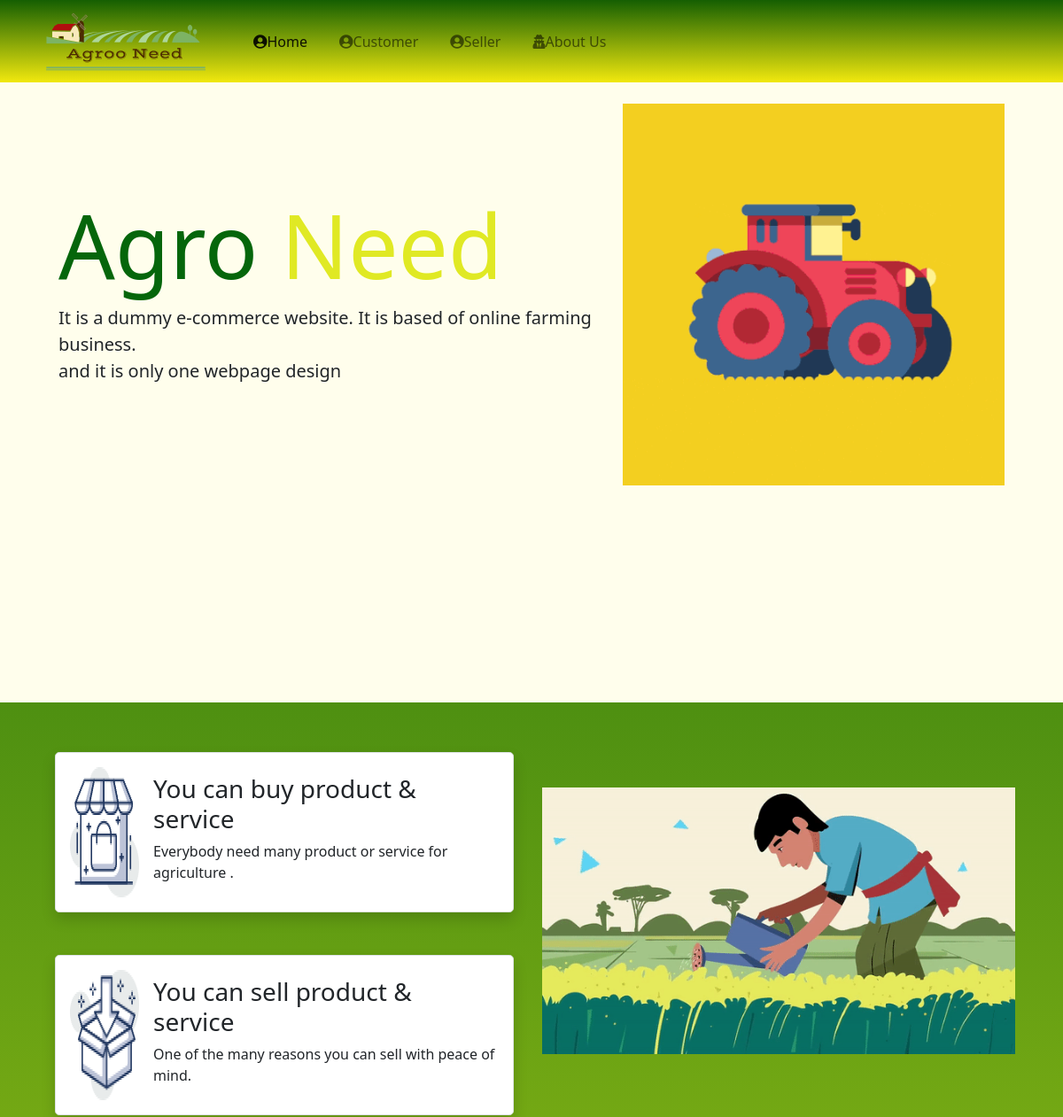
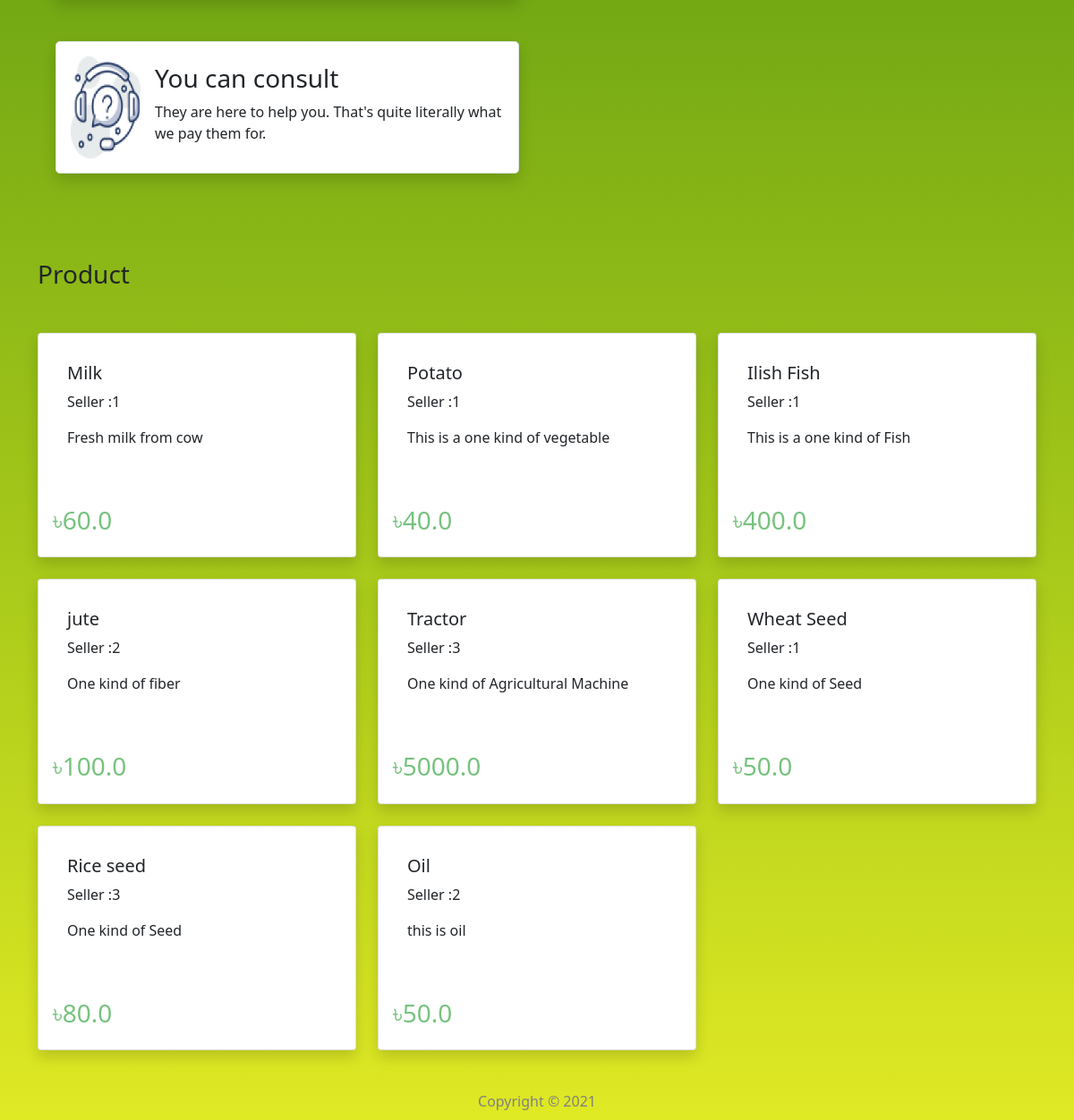
The page / on the database its author committed (2 pictures, top to bottom).
### products/models.py (models this page shows)
class Products(models.Model):
    productName = models.CharField(max_length=20)
    productPrice = models.FloatField()
    sellerId = models.IntegerField()
    productDetails = models.TextField()
    @staticmethod
    def getAllProducts():
        return Products.objects.all()
    class Meta:
        db_table = 'Products Info'

### home/views.py (the view)
# urls.py: path('',showhomeProduct,name="home"),
def showhomeProduct(request):
    product = Products.getAllProducts()
    all_data = {}
    all_data['allProducts'] = product
    return render(request,'home/home.html', all_data)

### templates/home/home.html (shortened to what this page needs)
<!DOCTYPE html>
<html lang="en">
<head>
    <link rel="stylesheet" href="https://cdnjs.cloudflare.com/ajax/libs/twitter-bootstrap/4.6.0/css/bootstrap.min.css">
    <link rel="stylesheet" href="https://cdnjs.cloudflare.com/ajax/libs/font-awesome/4.7.0/css/font-awesome.min.css">
      <link rel="stylesheet" href="https://use.fontawesome.com/releases/v5.12.0/css/all.css">
    <link href="https://cdn.jsdelivr.net/npm/bootstrap@5.0.0-beta1/dist/css/bootstrap.min.css" rel="stylesheet">
    {% load static %}
    <link rel="stylesheet" href="{% static 'customer/navbar.css' %}">
    <link rel="stylesheet" href="{% static 'home/homestyle.css' %}">
    <link rel="stylesheet" href="{% static 'home/homeallstyle.css' %}">
</head>
<body style="background-image: linear-gradient(to bottom, #05660b, #418710, #73a814, #a7c91a, #e0e924);">
    <nav class="navbar navbar-light navbar-expand-md navbar-fixed-top navigation-clean-button" style="background: linear-gradient(rgb(21,95,2), rgb(241,232,14));width: 100%;height: 93px;">
        <div class="container">
            <div><a class="navbar-brand" href="#"><span><img src="{% static 'customer/agroneedlogo.png' %}" style="width: 200px;"></span> </a></div>
            <div class="collapse navbar-collapse" id="navcol-1">
                <ul class="navbar-nav nav-right">
                    <li class="nav-item"><a class="nav-link active" href="{% url 'home' %}"><i class="fa fa-user-circle" style="height: 1px;"></i>Home</a></li>
                    <li class="nav-item"><a class="nav-link" href="{% url 'customerregistration' %}"><i class="fa fa-user-circle"></i>Customer</a></li>
                    <li class="nav-item"><a class="nav-link" href="{% url 'sellerregistration' %}"><i class="fa fa-user-circle"></i>Seller</a></li>
                    <li class="nav-item"><a class="nav-link" href="{% url 'aboutus' %}"><i class="fa fa-user-secret"></i>About Us</a></li>
                </ul>
            </div>
        </div>
    </nav>
    <header>
        <section class="container">
            <div id="carouselExampleSlidesOnly" class="carousel slide" data-bs-ride="carousel">
                <div class="carousel-inner">
                  <div class="carousel-item active">
                    <div class="row d-flex align-items-center p-4">
                        <div class="col-md-7">
                            <h1 style="color: #05660B; font-size: 100px; font-family: "Roboto", "Lucida Grande", Verdana, Arial, sans-serif">Agro <span style="color: #E0E924;">Need</span></h1>
                            <p style="font-size: 20px; font-family: "Roboto", "Lucida Grande", Verdana, Arial, sans-serif"">It is a dummy e-commerce website. It is based of online farming business.<br>
                             and it is only one webpage design</p>
                        </div>
                    <div class="col-md-5">
                         <img src="{% static 'home/first section picture.gif' %}" class="a-block w-100" alt="...">
                    </div>
                    </div>
                 </div>
             </div>
          </div>
        </section>
    </header>
    <main class="container">
      <section class="mt-5">
        <div class="container">
            <div class="row">
                <div class="col-sm-12 col-md-12 col-lg-6">
                    <div class="d-flex m-2 p-2 border rounded-3 shadow p-3 mb-5 bg-white rounded">
                        <img style="width: 78px;" src="{% static 'home/side1.png' %}" alt="">
                      <div class="ms-3 mt-2">
                        <h3>You can buy product & service</h3>
                        <p>Everybody need many product or service for agriculture .</p>
                      </div>
                    </div>
                    <div class="d-flex m-2 p-2 border rounded-3 shadow p-3 mb-5 bg-white rounded">
                        <img style="width: 78px;" src="{% static 'home/side 2.png' %}" alt="">
                    <div class="ms-3 mt-2">
                        <h3>You can sell product & service</h3>
                        <p>One of the many reasons you can sell
                        with peace of mind.</p>
                    </div>
                    </div>
                    <div class="d-flex m-2 p-2 border rounded-3 shadow p-3 mb-5 bg-white rounded">
                        <img style="width: 78px;" src="{% static 'home/side 3.png' %}" alt="">
                    <div class="ms-3 mt-2">
                        <h3>You can consult </h3>
                        <p>They are here to help you. That's quite
                            literally what we pay them for.</p>
                    </div>
                    </div>
            </div>
        <div class="col-sm-12 col-md-12 col-lg-6 mt-5">
            <img style="width:100%;;"src="{% static 'home/rightside.gif' %}" alt="">
        </div>
        </div>
    </div>
    </section>
    <section class=" mt-5">
        <h3 class="mb-5">Product <br></h3>
        <div class="row row-cols-1 row-cols-md-3 g-4">
            {% for products in allProducts %}
            <div class="col">
                <div class="card h-100 shadow p-3 mb-5 bg-white rounded">
                    <div class="card-body">
                        <h5 class="card-title">{{ products.productName }}</h5>
                        <p class="card-text">Seller :{{ products.sellerId }}</p>
                        <p class="card-text">{{ products.productDetails }}</p>
                    </div>
                    <div class="cardfooter d-flex justify-content-between">
                        <h3 style="color: #76C27E;">৳{{ products.productPrice }}</h3>
                    </div>
                </div>
            </div>
            {% endfor %}
        </div>
    </section>
    </main>
    <footer>
        <h6 class="footer mt-5 mb-4">Copyright © 2021 </h6>
    </footer>
</body>
</html>

### customer/static/customer/navbar.css (style rules this page uses)
.navigation-clean-button { background: white; padding-top: 10px; padding-bottom: 10px; color: #f2f5f8; border-radius: 0; box-shadow: none; border: none; margin-bottom: 0; }
.navigation-clean-button .navbar-brand { font-weight: bold; color: inherit; }
.navigation-clean-button .navbar-brand img { height: 100%; display: inline-block; margin-right: 10px; width: auto; }
.navigation-clean-button .navbar-collapse, .navigation-clean-button .navbar-form { border-top-color: #ddd; }
.navigation-clean-button.navbar .navbar-nav > li > a { padding-left: 18px; padding-right: 18px; }
.navbar { margin-bottom: 0; }

### home/static/home/homestyle.css (style rules this page uses)
header { height: 700px; background-color: rgb(255, 254, 236); }
footer { color: gray; height: 30px; text-align: center; }
.navbar { line-height: 50px; }

### home/static/home/homeallstyle.css (style rules this page uses)
.fa,.fab,.fad,.fal,.far,.fas { -moz-osx-font-smoothing:grayscale;-webkit-font-smoothing:antialiased;display:inline-block;font-style:normal;font-variant:normal;text-rendering:auto;line-height:1 }
.fa-user-circle:before { content:"\f2bd" }
.fa-user-secret:before { content:"\f21b" }

### rows shown on the page
Products: productName "Milk", sellerId "1", productDetails "Fresh milk from cow", productPrice "60.0"
Products: productName "Potato", sellerId "1", productDetails "This is a one kind of vegetable", productPrice "40.0"
Products: productName "Ilish Fish", sellerId "1", productDetails "This is a one kind of Fish", productPrice "400.0"
Products: productName "jute", sellerId "2", productDetails "One kind of fiber", productPrice "100.0"
Products: productName "Tractor", sellerId "3", productDetails "One kind of Agricultural Machine", productPrice "5000.0"
Products: productName "Wheat Seed", sellerId "1", productDetails "One kind of Seed", productPrice "50.0"
Products: productName "Rice seed", sellerId "3", productDetails "One kind of Seed", productPrice "80.0"
Products: productName "Oil", sellerId "2", productDetails "this is oil", productPrice "50.0"
